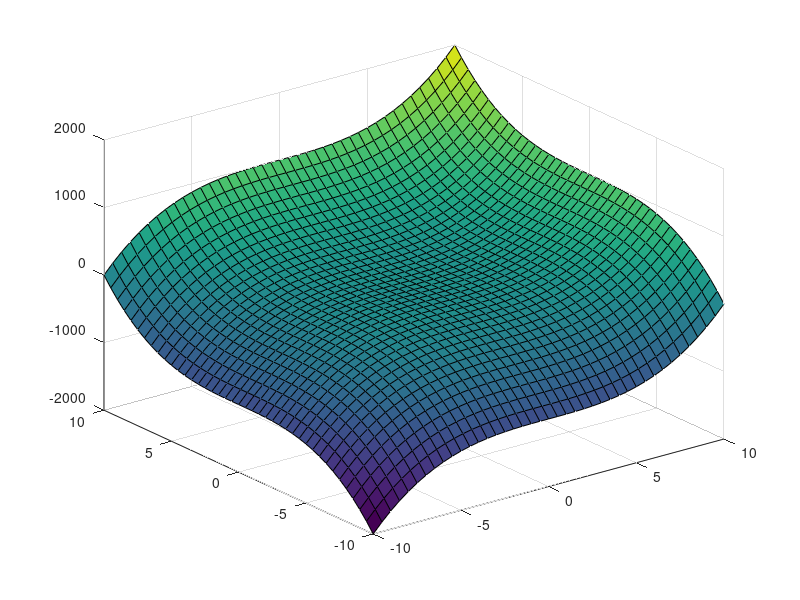

MATLAB code for this plot:
% 定义x和y的范围
x = -10:0.5:10; y = -10:0.5:10;
% 使用meshgrid函数生成网格点
[X,Y] = meshgrid(x, y);
% 计算每个网格点的z值
Z = X.^3 + Y.^3;
% 使用surf函数绘制图形
surf(X,Y,Z)